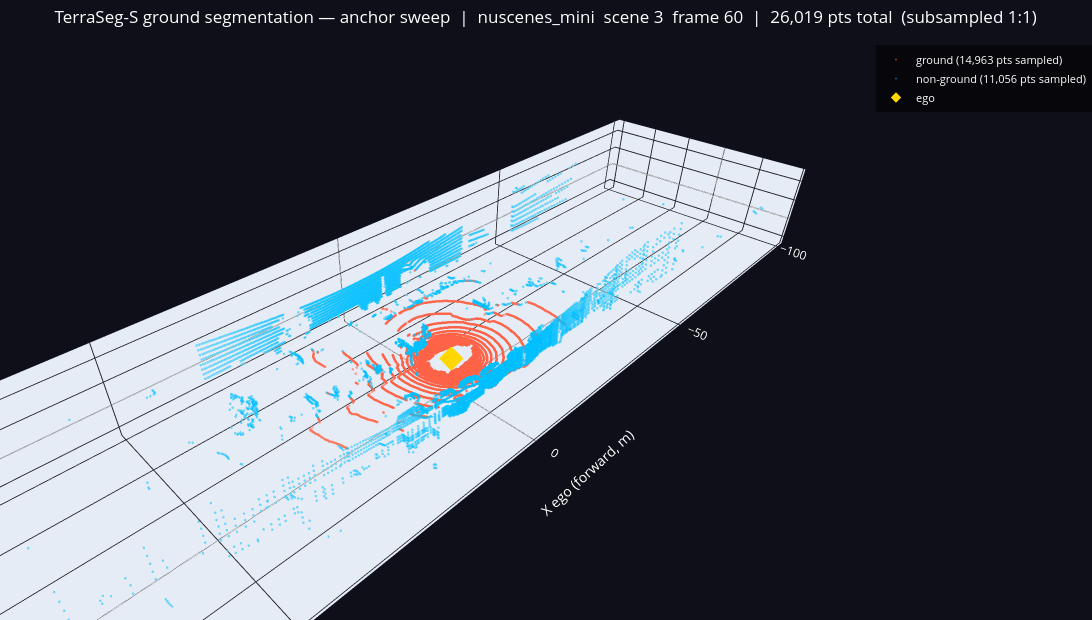

Notebook code for this chart:
### Markdown cell above
## 8.5  Ground Segmentation — TerraSeg

**TerraSeg-S** (PointTransformerV3 backbone, trained on OmniLiDAR) assigns every
LiDAR point a binary label: **0 = ground, 1 = non-ground**.

Running on the **full sweep** (not the ROI crop) gives the model full spatial context —
consistent with how it was trained.  The resulting `sweep_nonground_pts[i]` lists are
used by §9 instead of PseudoLabeler so the ROI crops are already ground-free before HDBSCAN.

The 3D plot below shows the anchor sweep coloured by label.

### Code cell
import sys, torch

_TS_LIB  = '/workspace/models/TerraSeg/terraseg_lib/src'
_PTV3_LIB = '/workspace/models/TerraSeg/ptv3/src'
_TS_CKPT  = '/workspace/models/TerraSeg/checkpoints/terraseg_s.pth'

for _p in [_TS_LIB, _PTV3_LIB]:
    if _p not in sys.path:
        sys.path.insert(0, _p)

from terraseg.predictor import TerraSegPredictor

print('Loading TerraSeg-S...', end=' ', flush=True)
terraseg_predictor = TerraSegPredictor(variant='S', checkpoint_path=_TS_CKPT)
print('done.')

# ── Run on every sweep (full sweep for accurate spatial context) ───────────────
_ts_ground_masks   = []   # per sweep: bool array, True = non-ground
sweep_nonground_pts = []  # per sweep: (M, 3) pts with ground removed

for _i, _s in enumerate(sweep_data):
    _pts = _s['pts_ego_anc']
    with torch.no_grad():
        _lbl = terraseg_predictor.predict(
            torch.tensor(_pts.copy(), dtype=torch.float32).contiguous()
        ).cpu().numpy()
    _is_ng = _lbl == 1   # 1 = non-ground
    _ts_ground_masks.append(_is_ng)
    sweep_nonground_pts.append(_pts[_is_ng])
    print(f'  sweep {_s["rel_idx"]:+d}:  '
          f'{_is_ng.sum():6,} / {len(_pts):6,} non-ground  '
          f'({100 * _is_ng.mean():.1f} %)')

print(f'\nDone. {len(sweep_nonground_pts)} sweeps.')

# ── 3D visualisation: anchor sweep coloured by ground label ───────────────────
_anc_i_gnd = next(i for i, s in enumerate(sweep_data) if s['rel_idx'] == 0)
_pts_anc   = sweep_data[_anc_i_gnd]['pts_ego_anc']
_is_ng_anc = _ts_ground_masks[_anc_i_gnd]

# Subsample for plotly performance
_MAX_GND_VIZ = 50_000
_step        = max(1, len(_pts_anc) // _MAX_GND_VIZ)
_pts_v       = _pts_anc[::_step]
_ng_v        = _is_ng_anc[::_step]

_gnd_pts  = _pts_v[~_ng_v]
_obj_pts  = _pts_v[ _ng_v]

_fig_gnd = go.Figure()
_fig_gnd.add_trace(go.Scatter3d(
    x=_gnd_pts[:, 0], y=_gnd_pts[:, 1], z=_gnd_pts[:, 2],
    mode='markers',
    marker=dict(size=1.5, color='tomato', opacity=0.55),
    name=f'ground ({len(_gnd_pts):,} pts sampled)',
))
_fig_gnd.add_trace(go.Scatter3d(
    x=_obj_pts[:, 0], y=_obj_pts[:, 1], z=_obj_pts[:, 2],
    mode='markers',
    marker=dict(size=1.5, color='deepskyblue', opacity=0.50),
    name=f'non-ground ({len(_obj_pts):,} pts sampled)',
))
_fig_gnd.add_trace(go.Scatter3d(
    x=[0], y=[0], z=[0], mode='markers',
    marker=dict(size=8, color='gold', symbol='diamond'),
    name='ego',
))

_fig_gnd.update_layout(
    title=(f'TerraSeg-S ground segmentation — anchor sweep  |  '
           f'{DATASET}  scene {SCENE_IDX}  frame {FRAME_IDX}  |  '
           f'{len(_pts_anc):,} pts total  (subsampled 1:{_step})'),
    scene=dict(
        xaxis_title='X ego (forward, m)',
        yaxis_title='Y ego (left, m)',
        zaxis_title='Z ego (up, m)',
        aspectmode='data',
        bgcolor='rgb(15,15,25)',
        xaxis=dict(gridcolor='rgba(255,255,255,0.08)', color='white'),
        yaxis=dict(gridcolor='rgba(255,255,255,0.08)', color='white'),
        zaxis=dict(gridcolor='rgba(255,255,255,0.08)', color='white'),
    ),
    paper_bgcolor='rgb(15,15,25)',
    font=dict(color='white'),
    legend=dict(bgcolor='rgba(0,0,0,0.55)', font=dict(size=11)),
    width=1100, height=620,
    margin=dict(l=0, r=0, t=45, b=0),
)
_fig_gnd.show()

### Figure 1 — Plotly figure (JSON) as saved in the notebook; plotly's stock layout.template omitted (floating-point values rounded to 4 significant figures; data arrays with more than 128 entries replaced by an {"elided": "..."} marker saying what was removed)
{"data": [{"marker": {"color": "tomato", "opacity": 0.55, "size": 1.5}, "mode": "markers", "name": "ground (14,963 pts sampled)", "type": "scatter3d", "x": {"elided": "14963 float values"}, "y": {"elided": "14963 float values"}, "z": {"elided": "14963 float values"}}, {"marker": {"color": "deepskyblue", "opacity": 0.5, "size": 1.5}, "mode": "markers", "name": "non-ground (11,056 pts sampled)", "type": "scatter3d", "x": {"elided": "11056 float values"}, "y": {"elided": "11056 float values"}, "z": {"elided": "11056 float values"}}, {"marker": {"color": "gold", "size": 8, "symbol": "diamond"}, "mode": "markers", "name": "ego", "type": "scatter3d", "x": [0], "y": [0], "z": [0]}], "layout": {"font": {"color": "white"}, "height": 620, "legend": {"bgcolor": "rgba(0,0,0,0.55)", "font": {"size": 11}}, "margin": {"b": 0, "l": 0, "r": 0, "t": 45}, "paper_bgcolor": "rgb(15,15,25)", "scene": {"aspectmode": "data", "bgcolor": "rgb(15,15,25)", "xaxis": {"color": "white", "gridcolor": "rgba(255,255,255,0.08)", "title": {"text": "X ego (forward, m)"}}, "yaxis": {"color": "white", "gridcolor": "rgba(255,255,255,0.08)", "title": {"text": "Y ego (left, m)"}}, "zaxis": {"color": "white", "gridcolor": "rgba(255,255,255,0.08)", "title": {"text": "Z ego (up, m)"}}}, "title": {"text": "TerraSeg-S ground segmentation — anchor sweep  |  nuscenes_mini  scene 3  frame 60  |  26,019 pts total  (subsampled 1:1)"}, "width": 1100}}
